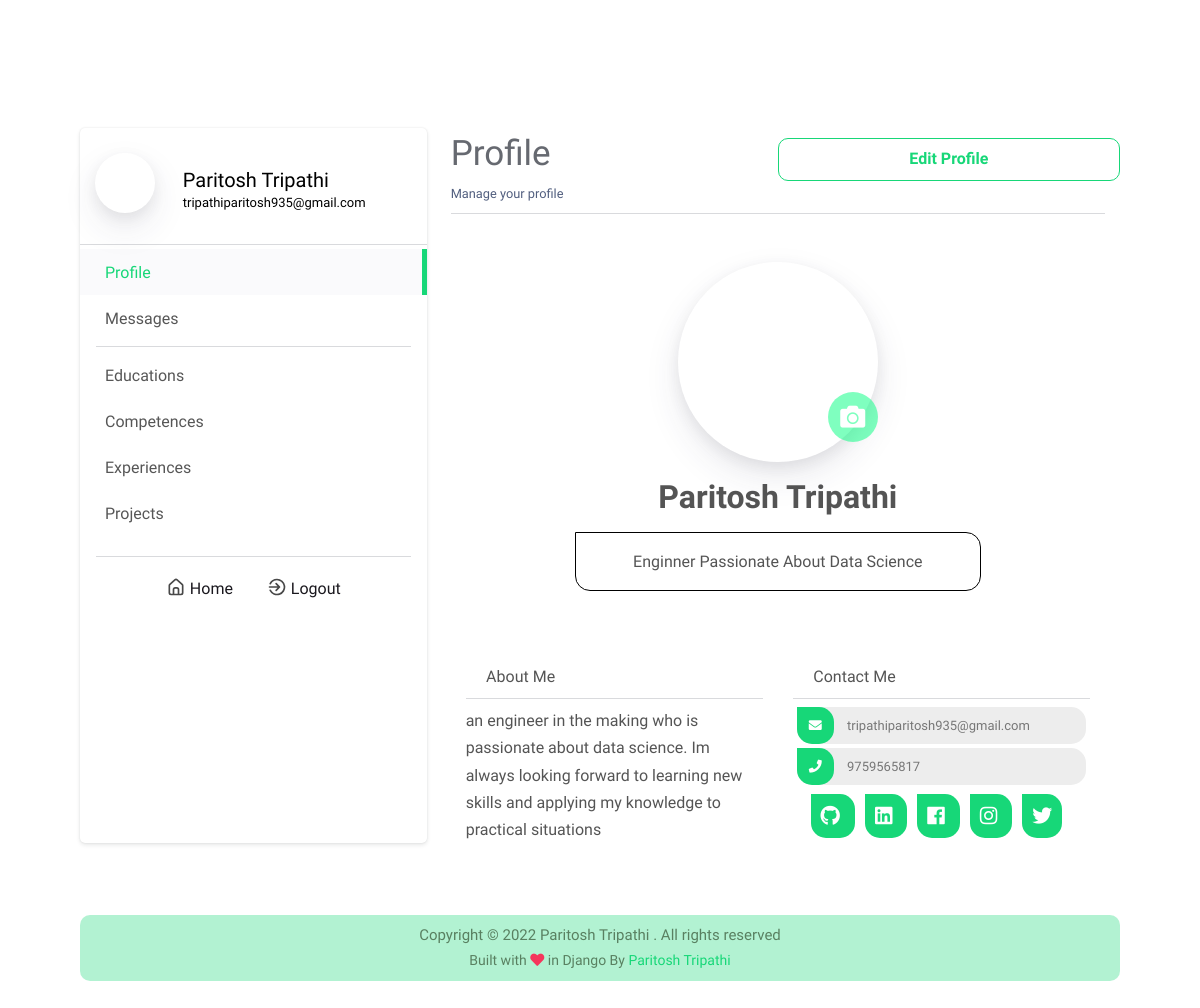
Screenshot of /dashboard/profile/ (signed in) with the database file from the repository.
### Portfolio/models.py (models this page shows, shortened)
class Information(models.Model):
    name_complete = models.CharField(max_length=50, blank=True, null=True)
    avatar = models.ImageField(upload_to="avatar/", blank=True, null=True)
    mini_about = models.TextField(blank=True, null=True)
    about = models.TextField(blank=True, null=True)
    born_date = models.DateField(blank=True, null=True)
    address = models.CharField(max_length=100, blank=True, null=True)
    phone = models.CharField(max_length=20, blank=True, null=True)
    email = models.EmailField(max_length=255, blank=True, null=True)
    cv = models.FileField(upload_to='cv', blank=True, null=True)
    github = models.URLField(blank=True, null=True)
    linkedin = models.URLField(blank=True, null=True)
    facebook = models.URLField(blank=True, null=True)
    twitter = models.URLField(blank=True, null=True)
    instagram = models.URLField(blank=True, null=True)

### dashboard/views.py (the view)
# urls.py: path('profile/', profile, name='profile'),
@login_required()
def profile(request):
    template_name = 'profile.html'
    context = {}
    profile = Information.objects.first()
    context.update({'profile_active': True, 'profile': profile})
    return render(request, template_name, context)

### dashboard/templates/profile.html (shortened to what this page needs)
{% extends 'dashboard.html' %}
{% load static %}
{% block style %} {{ block.super }}
<link type="text/css" href="{% static 'profile.css' %}" rel="stylesheet">
{% endblock style %}
{% block dashboardContent %}
<div class="row">
    <div class="col-6">
        <div class="dashboard-title">Profile</div>
        <small>Manage your profile</small>
    </div>
    <div class="col-6 edit-profile text-center mb-4 type="button" data-toggle="modal" data-target="#edit-profile-modal"">
        Edit Profile
    </div>
</div>
<hr class="mt-2">
<div class="container mt-5">
    <div class="row justify-content-center mb-5">
        <div class="col-12 text-center">
            <form id="profile-form" action="{% url 'dashboard:profile_edit' %}" method="post" enctype="multipart/form-data">
                <label for="profile-pic">
                    <div class="profile-pic shadow" style="background-image: url('{% if profile.avatar %}{{profile.avatar.url}}{% else %}{% static 'img/default-avatar.svg' %}{% endif %}')">
                        <i class="fa fa-camera change-pic" ></i>
                        <span>Change Image</span>
                    </div>
                </label>
            </form>
        </div>
        <div class="col-12 text-center">
            <p class="m-0 profile-name">{{profile.name_complete}}</p>
            <div class="row justify-content-center mt-2">
                <div class="col-lg-8">
                    <div class="profile-boi">
                        <p>{{profile.mini_about}}</p>
                    </div>
                </div>
            </div>
        </div>
    </div>
    <div class="row justify-content-center mt-6">
            <div class="col-lg-6 about-me">
                <p class="profile-title"><i class="ni ni-circle-08 mr-2"></i>About Me</p>
                <hr class="my-2">
                <p class="">{{profile.about}}</p>
            </div>
            <div class="col-lg-6 contact-me">
                <p class="profile-title"><i class="ni ni-chat-round mr-2"></i>Contact Me</p>
                <hr class="my-2">
                <a href="mailto:{{profile.email}}" class="social-media" target="_blank">
                    <div>
                        <i class="fas fa-envelope"></i>
                        {{profile.email}}
                    </div>
                </a>
                <a href="{{profile.phone}}" class="social-media" target="_blank">
                    <div>
                        <i class="fas fa-phone"></i>
                        {{profile.phone}}
                    </div>
                </a>
                <div class="text-center mt-3">
                    <a href="{{profile.github}}" class="social-media-inline" target="_blank">
                        <i class="fab fa-github"></i>
                    </a>
                    <a href="{{profile.linkedin}}" class="social-media-inline" target="_blank">
                        <i class="fab fa-linkedin"></i>
                    </a>
                    <a href="{{profile.facebook}}" class="social-media-inline" target="_blank">
                        <i class="fab fa-facebook"></i>
                    </a>
                    <a href="{{profile.instagram}}" class="social-media-inline" target="_blank">
                        <i class="fab fa-instagram"></i>
                    </a>
                    <a href="{{profile.twitter}}" class="social-media-inline" target="_blank">
                        <i class="fab fa-twitter"></i>
                    </a>
                </div>
            </div>
	</div>
</div>
{% endblock dashboardContent %}

### dashboard/templates/dashboard.html (shortened to what this page needs)
{% extends 'base.html' %}
{% load static %}
{% block style %}
    <link type="text/css" href="{% static 'dashboard.css' %}" rel="stylesheet">
{% endblock style %}
{% block body %}
<div class="container mt-lg-8">
    <div class="row">
        <div class="col-lg-4 sidebar p-0">
            <a href="{% url 'dashboard:dashboard' %}">
                <div class="row info {% if dashboard %}dashboard-active {% else %}info-unactive{% endif %}">
                    <div class="col-2 pic">
                        <div class="profile-pic shadow" style="background-image: url('{% if profile.avatar %}{{profile.avatar.url}}{% else %}{% static 'img/default-avatar.svg' %}{% endif %}')">
                        </div>
                    </div>
                    <div class="col-10 name">
                        <h5 class="full-name">{{profile.name_complete}}</h5>
                        <p class="email">{{profile.email}}</p>
                    </div>
                </div>
            <a/>
            <hr class="m-0 mb-1">
            <ul class="sidebar-list">
                <a href="{% url 'dashboard:profile' %}">
                    <li class="{% if profile_active %}link-active{% endif %}">
                        <i class="uil uil-user dashboard-icon"></i>
                        Profile
                    </li>
                </a>
                <a href="{% url 'dashboard:messages' %}">
                    <li class="{% if messages_active %}link-active{% endif %}">
                        <i class="uil uil-envelope-download dashboard-icon"></i>
                        Messages
                    </li>
                </a>
                <hr class="sidebar-line">
                <a href="{% url 'dashboard:education' %}">
                    <li>
                        <i class="uil uil-graduation-cap dashboard-icon"></i>
                        Educations
                    </li>
                </a>
                <a href="{% url 'dashboard:profile' %}">
                    <li>
                        <i class="uil uil-award dashboard-icon"></i>
                        Competences
                    </li>
                </a>
                <a href="{% url 'dashboard:profile' %}">
                    <li>
                        <i class="uil uil-spinner-alt dashboard-icon"></i>
                        Experiences
                    </li>
                </a>
                <a href="{% url 'dashboard:projects' %}">
                    <li class="{% if projects_active %}link-active{% endif %}">
                        <i class="uil uil-folder-open dashboard-icon"></i>
                        Projects
                    </li>
                </a>
            </ul>
            <hr class="sidebar-line">
            <div class="container text-center sidebar-footer">
                <a href="{% url 'homePage' %}">
                    <img class="svg-icon-home" src="{% static 'img/home-icon.svg' %}" width='20px'>
                    Home
                </a>
                <a href="{% url 'dashboard:logout' %}" id="logout">
                    <img class="svg-icon-logout" src="{% static 'img/logout-icon.svg' %}" width='20px'>
                    Logout
                </a>
            </div>
        </div>
        <div class="col-lg-8 dashboard-content pl-lg-4">
            {% block dashboardContent %}{% endblock dashboardContent %}
        </div>
    </div>
</div>
<div class="container dash-footer my-6 py-2">
    <div class="text-center">
        <p>Copyright © {% now "Y" %} Paritosh Tripathi . All rights reserved</p>
        <p class="coder">Built with <i class="fa fa-heart text-danger"></i> in Django By <a href="https://github.com/paritoshtripathi935">Paritosh Tripathi</a></p>
    </div>
</div>
{% endblock body %}

### personal_portfolio/static/app.css (style rules this page uses)
:root { --color: #d1d8e0; --scolor: #17D778; --bg-color: #1A181E; --secondary: #2c303a; }
html { scroll-behavior: smooth; }
body { font-family: 'Maven Pro', sans-serif !important; scroll-behavior: smooth; background-color: var(--bg-color); }
p { color: #fff ; }
hr { background-color: #d1d8e04d; }
.name { color: var(--color); transition: all 0.5s; font-size: 20px; font-weight: 500; }

### personal_portfolio/static/slider.css (style rules this page uses)
:root { --color: #d1d8e0; --color2: #d1d8e0da; --scolor: #17D778; --bg-color: #1A181E; --secondary: #2c303a; }

### personal_portfolio/static/dashboard.css (style rules this page uses)
:root { --color: #d1d8e0; --scolor: #17D778; --bg-color: #1A181E; --secondary: #2c303a; }
* { margin: 0; padding: 0; }
body { background-color: #fff; font-family: 'Maven Pro', sans-serif !important; scroll-behavior: smooth; background-color: #fff; }
.sidebar { padding-top: 15px; border: 0 solid rgba(0,0,0,.125); box-shadow: 0 0 2px 0 rgba(22,26,33,.1), 0 2px 4px 0 rgba(22,26,33,.1); border-radius: 5px; }
.sidebar .info * { color: #000; }
.sidebar .info { padding-top: 20px; padding-bottom: 20px; margin: 0; }
.sidebar .pic { padding-top: 5px; }
.sidebar .profile-pic { border-radius: 50%; height: 60px; width: 60px; background-size: cover; background-position: center; background-blend-mode: multiply; vertical-align: middle; text-align: center; color: transparent; transition: all .3s ease; text-decoration: none; position: relative; }
.sidebar .name { padding: 10px; padding-left: 45px; padding-top: 20px; }
.sidebar .name h5, p { padding: 0; margin: 0; }
.sidebar .name .full-name { font-weight: 500; line-height: 1.5rem; text-transform: capitalize; }
.sidebar .name .email { font-size: 13px; }
.sidebar-list { list-style: none; font-size: 1rem; font-weight: 400; line-height: 1.5rem; text-align: left; margin:0; padding:0; padding-bottom: 15px; }
.sidebar-list li { cursor: pointer; padding: 10px 20px; color: rgba(0, 0, 0, 0.664); }
.sidebar .sidebar-line { margin: 5px; margin-left: 16px; margin-right: 16px; }
.link-active { background-color: #fafafc; border-right: var(--scolor) solid 5px; color: #17D778 !important; }
.link-active i { color: #17D778; }
.dashboard-content .dashboard-title { font-size: 35px; margin-bottom: 0; padding-bottom: 0; color: #2c303ab9; }
.dash-footer { color: #598061; background-color: #17d77754; border-radius: 10px; margin-top: 30px; }
.dash-footer p { margin: 0px; color: #598061; font-size: 15px; }
.dash-footer .coder { font-size: 14px; }
.dash-footer a { color: var(--scolor); cursor: pointer; font-weight: 500; transition: all .5s; }
.sidebar-footer { margin-top: 10px; margin-bottom: 10px; padding: 10px; }
.sidebar-footer a { color: #1A181E; margin: 5px; padding: 15px 10px; transition: all .2s ease-in-out; }
.svg-icon-home, .svg-icon-logout { padding-bottom: 5px; }
.dashboard-icon { font-size: 23px; color: #2c303ac2; padding-right: 5px; }

### rows the page displays
Information: name_complete "Paritosh Tripathi", email "tripathiparitosh935@gmail.com", mini_about "Enginner Passionate About Data Science", about "an engineer in the making who is passionate about data science. Im always looking forward to learning new skills and applying my knowledge to practical situations", phone "9759565817"
